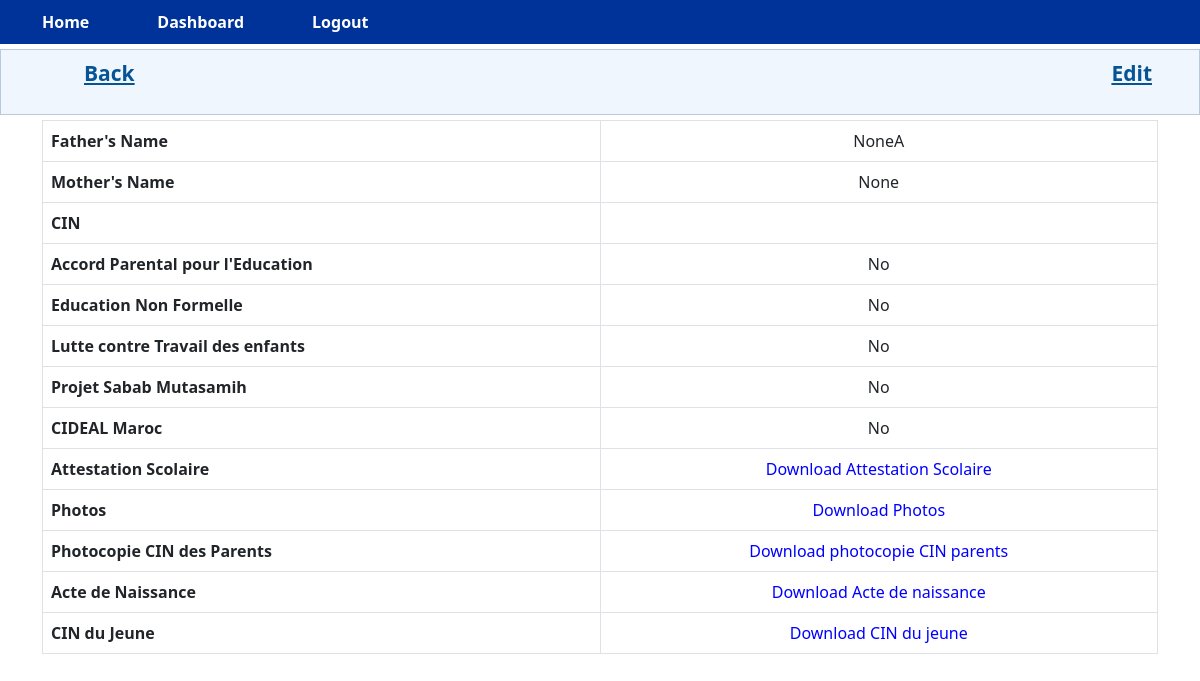
Screenshot of /view_family/1 (signed in) with the database file from the repository.
### app.py (models this page shows)
class Family(db.Model, UserMixin):
    id = db.Column(db.Integer, primary_key=True)
    pere_name = db.Column(db.String(100), nullable=True)
    maman_name = db.Column(db.String(100), nullable=True)
    cin = db.Column(db.String(20), nullable=True)
    Accord_P_Education_parental = db.Column(db.Boolean, default=False, nullable=True)
    Education_Non_Formelle = db.Column(db.Boolean, default=False, nullable=True)
    lutte_contre_Travail_des_enfants = db.Column(db.Boolean, default=False, nullable=True)
    Projet_Sabab_Mutasamih = db.Column(db.Boolean, default=False, nullable=True)
    CIDEAL_Maroc = db.Column(db.Boolean, default=False, nullable=True)
    Attestation_scolaire = db.Column(db.String(100), nullable=True)
    Photos = db.Column(db.String(100), nullable=True)
    photocopie_CIN_parents = db.Column(db.String(100), nullable=True)
    Acte_de_naissance = db.Column(db.String(100), nullable=True)
    CIN_du_jeune = db.Column(db.String(100), nullable=True)
    children_id = db.Column(db.Integer, db.ForeignKey('children.id'))
    child = db.relationship('Children', backref='parent_family')

### app.py (the view)
@app.route('/view_family/<int:child_id>')
def view_family(child_id):
    child = Children.query.get_or_404(child_id)
    family = Family.query.filter_by(children_id=child.id).first()
    form = FamilyForm()
    return render_template('view_family.html', child=child, family=family, form=form)

### app.py (called while the page is built)
@login_manager.user_loader
def load_user(id):
    with app.app_context():
        return User.query.get(int(id))

### templates/view_family.html (shortened to what this page needs)
{% extends 'dashboard.html' %}
{% block page_content %}
<div class="sidenav">
    <ul class="navbar">
        <li class="nav-item"><a href="{{ url_for('view_children', child_id=child.id) }}"> Back </a></li>
        <li class="nav-item"><a href="{{ url_for('edit_family', child_id=child.id) }}">Edit</a></li>
    </ul>
</div>
    {% if family %}
        <div class="container">
          <table class="table table-bordered">
              <tr>
                  <th>Father's Name</th>
                  <td>{{ family.pere_name }}</td>
              </tr>
              <tr>
                  <th>Mother's Name</th>
                  <td>{{ family.maman_name }}</td>
              </tr>
              <tr>
                  <th>CIN</th>
                  <td>{{ family.cin }}</td>
              </tr>
              <tr>
                  <th>Accord Parental pour l'Education</th>
                  <td>{{ "Yes" if family.Accord_P_Education_parental else "No" }}</td>
              </tr>
              <tr>
                  <th>Education Non Formelle</th>
                  <td>{{ "Yes" if family.Education_Non_Formelle  else "No"}}</td>
              </tr>
              <tr>
                  <th>Lutte contre Travail des enfants</th>
                  <td>{{ "Yes" if family.lutte_contre_Travail_des_enfants  else "No"}}</td>
              </tr>
              <tr>
                  <th>Projet Sabab Mutasamih</th>
                  <td>{{ "Yes" if family.Projet_Sabab_Mutasamih else "No"  }}</td>
              </tr>
              <tr>
                  <th>CIDEAL Maroc</th>
                  <td>{{  "Yes" if family.CIDEAL_Maroc else "No"  }}</td>
                  <tr>
                    <th>Attestation Scolaire</th>
                    <td>
                        {% if family.Attestation_scolaire %}
                            <a class="download_a" href="{{ family.Attestation_scolaire }}" download>Download Attestation Scolaire</a>
                        {% else %}
                            No file uploaded.
                        {% endif %}
                    </td>
                </tr>
                <tr>
                    <th>Photos</th>
                    <td>
                        {% if family.Photos %}
                            <a class="download_a" href="{{ family.Photos }}" download>Download Photos</a>
                        {% else %}
                            No file uploaded.
                        {% endif %}
                    </td>
                </tr>
                <tr>
                    <th>Photocopie CIN des Parents</th>
                    <td>
                        {% if family.photocopie_CIN_parents %}
                            <a class="download_a" href="{{ family.photocopie_CIN_parents }}" download>Download photocopie CIN parents</a>
                        {% else %}
                            No file uploaded.
                        {% endif %}
                    </td>
                </tr>
                <tr>
                    <th>Acte de Naissance</th>
                    <td>
                        {% if family.Acte_de_naissance %}
                            <a class="download_a" href="{{ family.Acte_de_naissance }}" download>Download Acte de naissance</a>
                        {% else %}
                            No file uploaded.
                        {% endif %}
                    </td>
                </tr>
                <tr>
                    <th>CIN du Jeune</th>
                    <td>
                        {% if family.CIN_du_jeune %}
                            <a class="download_a" href="{{ family.CIN_du_jeune }}" download>Download CIN du jeune</a>
                        {% else %}
                            No file uploaded.
                        {% endif %}
                    </td>
                </tr>
        </table>
    </div>
{% else %}
    <p>No family information found for {{ child.name }}.</p>
{% endif %}
{% endblock %}

### static/css/styles.css (style rules this page uses)
ul { list-style: none; display: flex; justify-content: center; align-items: center; }
li { margin: 0 1rem; }
.sidenav { border: 1px solid #b8c9db; background-color: #eff6fd; margin: 5px 0 5px 0; padding: 0; }
.navbar { position: relative; display: flex; flex-wrap: wrap; align-items: center; justify-content: space-between; padding-top: 0.5rem; padding-bottom: 0rem; }
.nav-item { display: inline-block; padding: 0 15px 0 7px; position: relative; }
.nav-item a { color: #065495; font-size: 21px; font-weight: bold; padding-left: 28px; }
table { margin-bottom: 0px; }
a { text-decoration: none; color: #ffffff; padding: 0.5rem 1rem; border-radius: 0.5rem; transition: background-color 0.3s ease; }
table td { width: 50%; text-align: center; }
.table-bordered { width: 70%; }
.download_a { text-decoration: none; color: blue; padding: 0.5rem 1rem; border-radius: 0.5rem; }

### rows the page displays
Family: pere_name "NoneA", maman_name "None", Accord_P_Education_parental "No", Education_Non_Formelle "No", lutte_contre_Travail_des_enfants "No", Projet_Sabab_Mutasamih "No", CIDEAL_Maroc "No"
